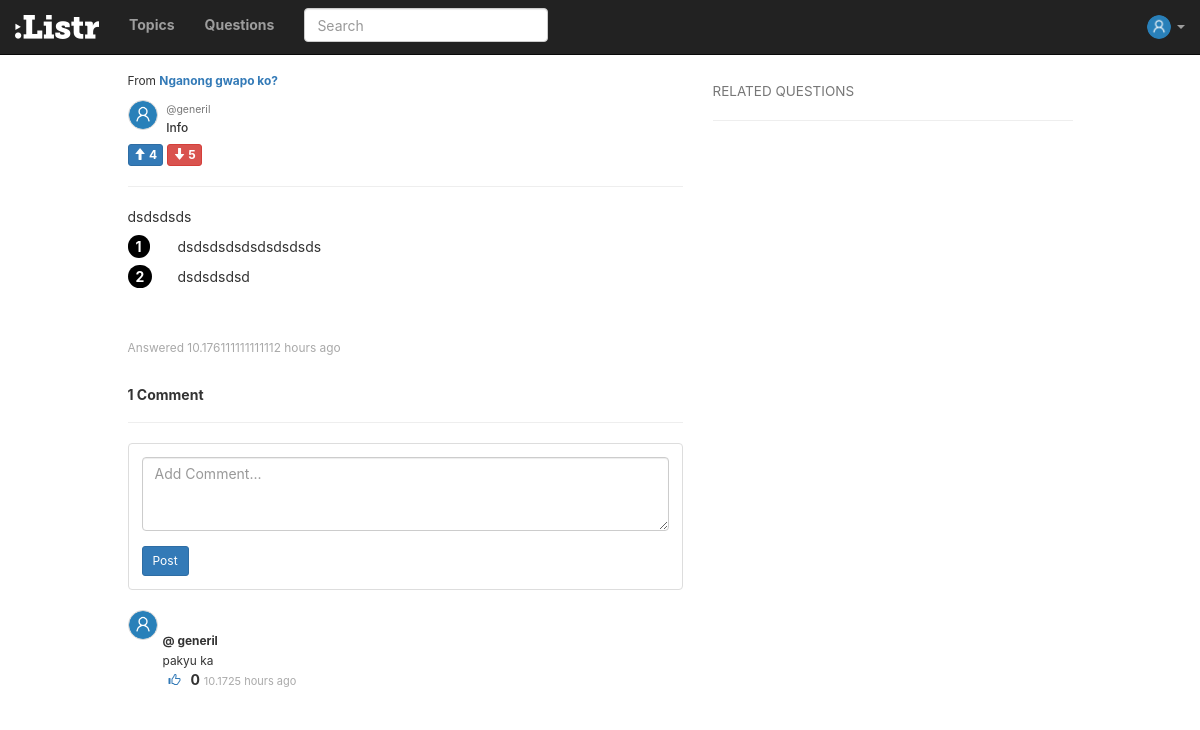
/answer/26/ (signed in), run on an earlier commit of the app's database.
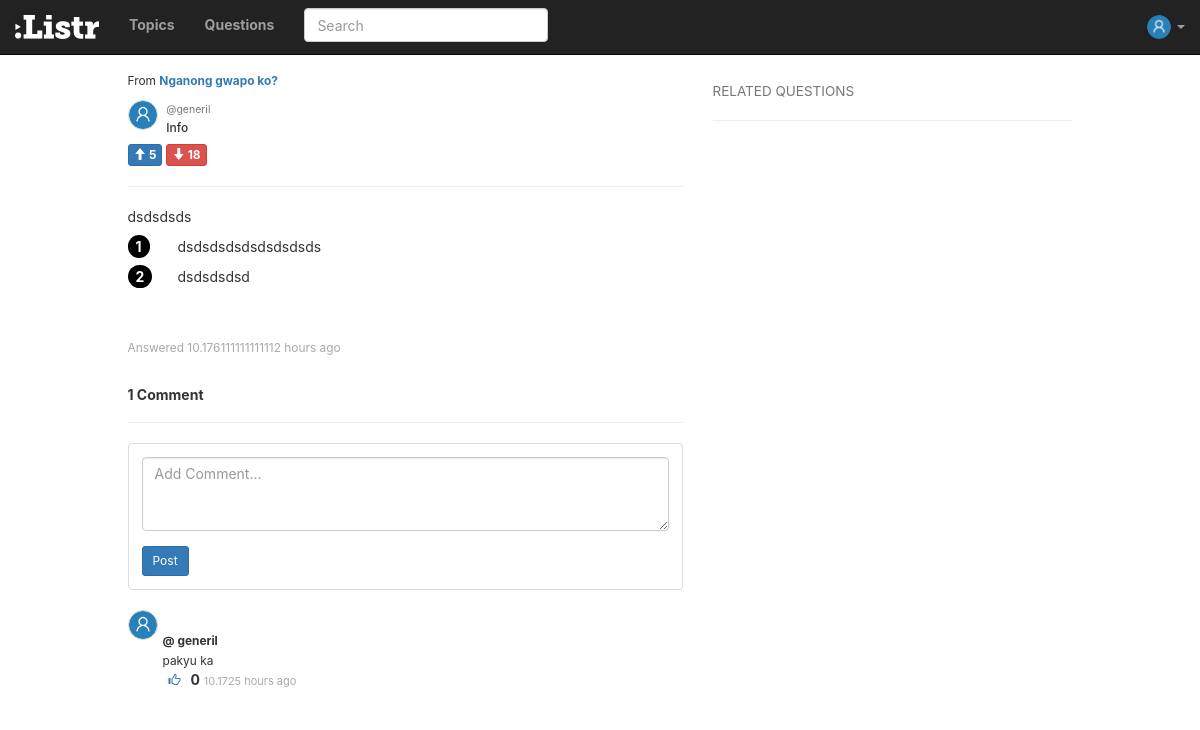
And on a later commit of the database.
### questions/models.py (models this page shows)
class Answer(models.Model):
	description = models.CharField(max_length = 100, default = "Description")
	question = models.ForeignKey(Question, on_delete = models.CASCADE)
	respondent = models.ForeignKey(User, on_delete = models.CASCADE)
	answer_date = models.DateTimeField(auto_now_add=True)
	upvotes = models.IntegerField(default = 0)
	downvotes = models.IntegerField(default = 0)
	def __unicode__(self):
		return self.description
	class Meta:
		ordering = ['-answer_date']

class Question(models.Model):
	question = models.CharField(max_length = 30)
	details = models.CharField(max_length = 100, default = "")
	questioner = models.ForeignKey(User, on_delete = models.CASCADE)
	question_date = models.DateTimeField(auto_now_add=True)
	upvotes = models.IntegerField(default = 0)
	downvotes = models.IntegerField(default = 0)
	topic = models.ForeignKey(Topic, blank = True, null = True, on_delete = models.CASCADE)
	def __unicode__(self):
		return self.question
	class Meta:
		ordering = ['-question_date']

### questions/views.py (the view)
# urls.py: url(r'^answer/(?P<answer_id>[0-9]+)/$', views.answer_detail, name='answer_detail'),
def answer_detail(request, answer_id):
	if not request.user.is_authenticated:
		return redirect('/')
	answer = Answer.objects.get(id = answer_id)
	instructions = Instruction.objects.filter(answer = answer)
	comment_date = []
	date_relative = prettydate(answer.answer_date)
	comments = Comment.objects.filter(answer = answer)
	lencomments = len(comments)
	for item in comments:
		if isinstance(item.comment_date, datetime):
			tmp = prettydate(item.comment_date)
		else:
			tmp = "No date specified"
		comment_date.append(tmp)
	zipped_data = zip(comments, comment_date)
	context = {
		'answer': answer,
		'instructions': instructions,
		'date': date_relative,
		'comments': zipped_data,
		'lencomments': lencomments
	}
	return render(request, 'answer_select.html', context)

### questions/models.py (called while the page is built)
	def __unicode__(self):
		return self.instruction

### questions/views.py (called while the page is built)
def prettydate(d):
	utc = UTC()
	diff = datetime.now(utc) - d
	s = diff.seconds
	if diff.days > 7 or diff.days < 0:
		return d.strftime('%b %d, %y')
	elif diff.days == 1:
		return '1 day ago'
	elif diff.days > 1:
		return '{} days ago'.format(diff.days)
	elif s <= 1:
		return 'just now'
	elif s < 60:
		return '{} seconds ago'.format(s)
	elif s < 120:
		return '1 minute ago'
	elif s < 3600:
		return '{} minutes ago'.format(s/60)
	elif s < 7200:
		return '1 hour ago'
	else:
		return '{} hours ago'.format(s/3600)

	def utcoffset(self, dt):
		return ZERO

	def dst(self, dt):
		return ZERO

### questions/templates/answer_select.html (shortened to what this page needs)
{% extends "base.html" %}
{% load static %}
{% block styles %}
  <link rel="stylesheet" href="{% static 'questions/css/steps.css' %}">
{% endblock %}
{% block content %}
  <small>From <b><a href="/questions/{{answer.question.id}}">{{answer.question}}</a></b></small>
  <div class="row" style="margin-top:10px; margin-bottom:10px;">
    <div class="col-xs-1">
      <img class="center-cropped" src="{% static 'questions/assets/default-user-avatar.png' %}" height="30px" width="30px">
    </div>
    <div class="col-xs-11" style="padding-left: 5px;">
      <h5 style="font-weight:bold; margin-top:0px; margin-bottom:5px;">
        <small>@{{answer.respondent.username}}</small></h5>
      <h6 style="margin-bottom:0px; margin-top:5px;">Info</h6>
    </div>
  </div>
  <div style="margin-top: 5px;">
        <form action="{% url 'answer_upvote' answer.id %}?next={{ request.path }}" method="POST" style="display:inline-block;">
            <button type="submit" class="btn btn-primary btn-xs">
              <span class="glyphicon glyphicon-arrow-up"></span>
              <span style="font-weight:bold">{{answer.upvotes}}</span>
            </button>
        </form>
        <form class="" action="{% url 'answer_downvote' answer.id %}?next={{ request.path }}" method="POST" style="display:inline-block;">
            <button type="submit" class="btn btn-danger btn-xs">
              <span class="glyphicon glyphicon-arrow-down"></span>
              <span style="font-weight:bold">{{answer.downvotes}}</span>
            </button><br>
        </form>
  </div>
  <hr>
  <p style="word-wrap: break-word;">{{answer}}</p>
  <ol class="instructions">
    {% for step in instructions %}
    <li style="word-wrap: break-word" class="more"><span>{{step}}</span></li>
    {% endfor %}
  </ol>
  <br><br>
  <small style="color:darkgray">Answered {{date}}</small>
{% endblock %}
{% block comments %}
  {% include "comments.html" %}
{% endblock %}
{% block rightbar %}
  {% include "rightbar/related.html" %}
{% endblock %}

What changed in the data, as far as the page shows it:
changed Answer "dsdsdsds": upvotes "4" → "5"; downvotes "5" → "18"
